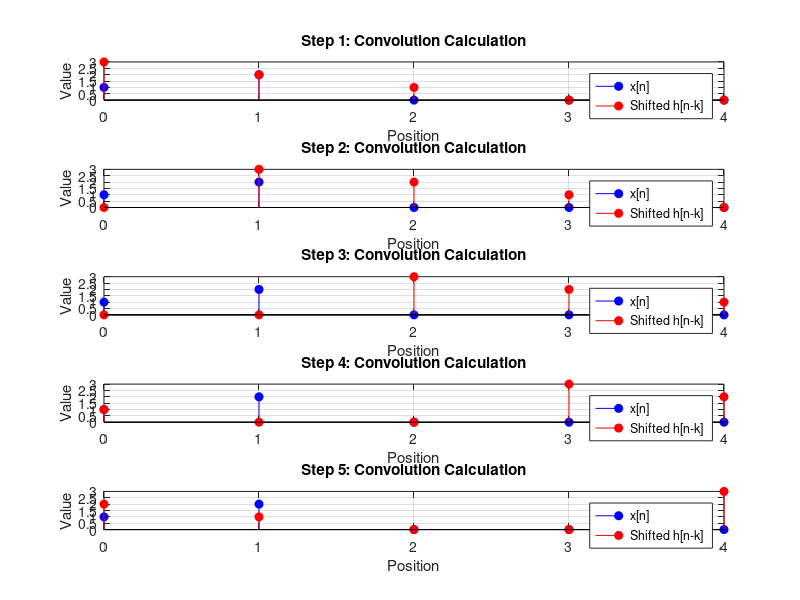
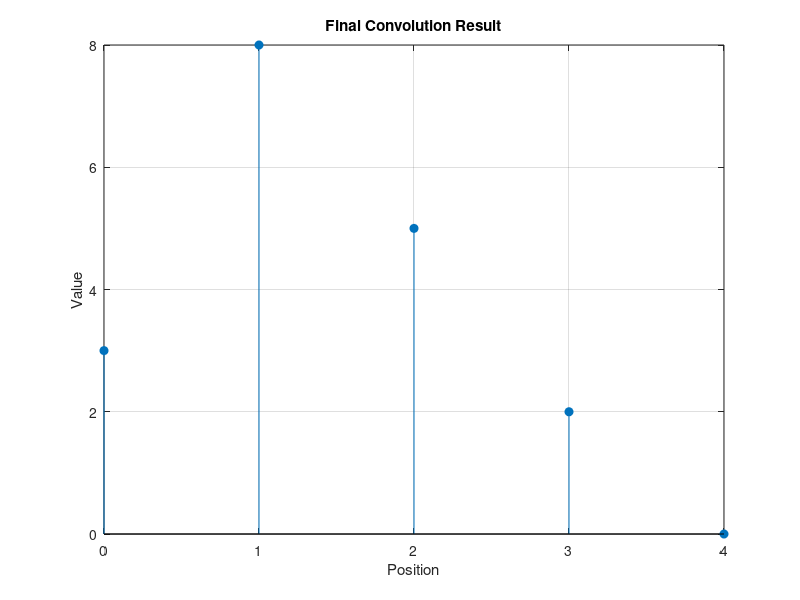

Source code (MATLAB) for these figures, in order:
% Input signals
x = [1, 2, 0];
h = [3, 2, 1];

% Length of the signals
len_x = length(x);
len_h = length(h);
len_y = len_x + len_h - 1; % Length of the output signal

% Zero-pad the signals
x = [x, zeros(1, len_y - len_x)];
h = [h, zeros(1, len_y - len_h)];

% Initialize the output signal
y = zeros(1, len_y);

% Step-by-step convolution process visualization
figure;
for i = 1:len_y
    % Compute the convolution at each step
    for j = 1:i
        y(i) = y(i) + x(j) * h(i-j+1);
    end
    
    % Plot the current step result with signal alignment
    subplot(len_y, 1, i); % Create a subplot for each step
    stem(0:len_y-1, x, 'b', 'filled'); % Plot signal x in blue
    hold on;
    stem(0:len_y-1, circshift(h, [0, i-1]), 'r', 'filled'); % Plot shifted signal h in red
    title(['Step ' num2str(i) ': Convolution Calculation']);
    xlabel('Position');
    ylabel('Value');
    legend('x[n]', 'Shifted h[n-k]');
    grid on;
    hold off;
end

% Display the final result
figure;
stem(0:len_y-1, y, 'filled');
title('Final Convolution Result');
xlabel('Position');
ylabel('Value');
grid on;
